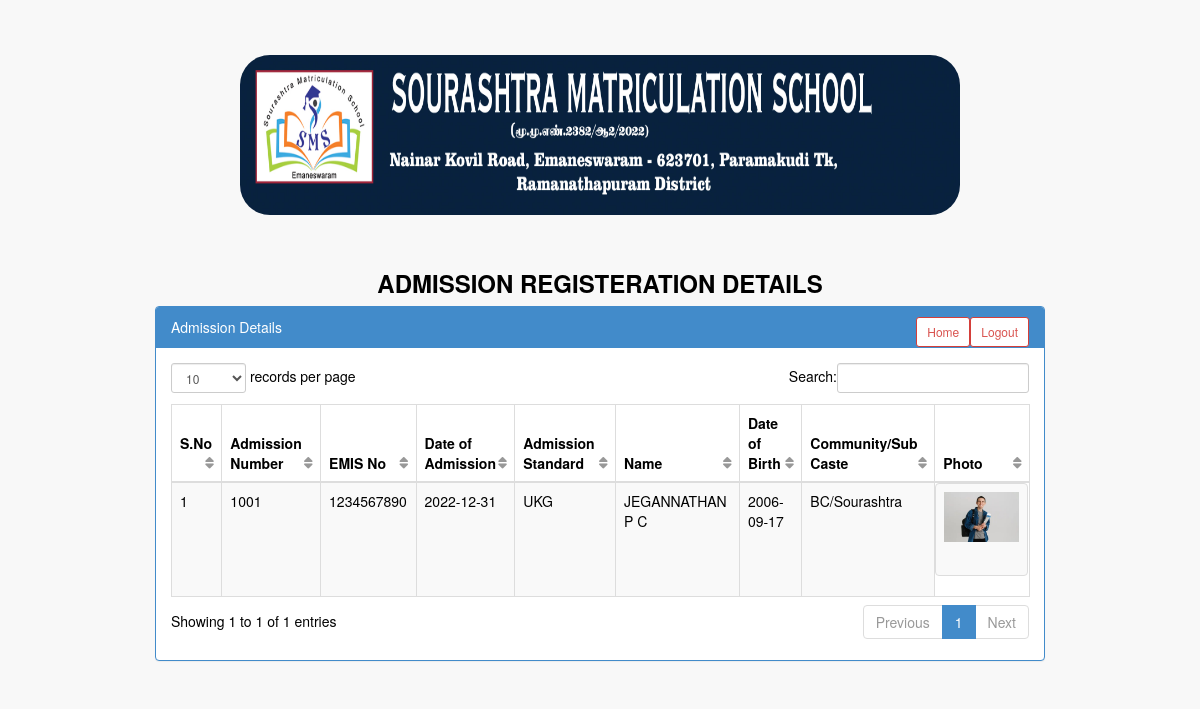
The app's page /adminview.php (signed in) with its own data.
### tables this page shows
CREATE TABLE `register` (
  `id` int(11) NOT NULL,
  `adno` varchar(250) NOT NULL,
  `ayear` varchar(250) NOT NULL,
  `emisno` varchar(250) NOT NULL,
  `std` varchar(100) NOT NULL,
  `doa` date NOT NULL,
  `astandard` varchar(255) NOT NULL,
  `name` varchar(250) NOT NULL,
  `name1` varchar(100) NOT NULL,
  `fname` varchar(100) NOT NULL,
  `fname1` varchar(100) NOT NULL,
  `mname` varchar(100) NOT NULL,
  `mname1` varchar(100) NOT NULL,
  `gender` varchar(250) NOT NULL,
  `dob` date NOT NULL,
  `comm` varchar(250) NOT NULL,
  `subc` varchar(250) NOT NULL,
  `pschool` varchar(250) NOT NULL,
  `national` varchar(250) NOT NULL,
  `religion` varchar(250) NOT NULL,
  `dist` varchar(250) NOT NULL,
  `van` varchar(250) NOT NULL,
  `bg` varchar(250) NOT NULL,
  `occ` varchar(250) NOT NULL,
  `income` varchar(250) NOT NULL,
  `address` varchar(1000) NOT NULL,
  `mobileno` varchar(250) NOT NULL,
  `tags` varchar(250) NOT NULL,
  `photo` varchar(250) NOT NULL,
  `status` varchar(250) NOT NULL,
  `timestamp` varchar(250) NOT NULL
);

### adminview.php (the view, shortened to what this page needs)
<?php session_start();
if(isset($_SESSION['login_user']))
{
include("includes/db.conn.php");
?>
<!DOCTYPE html>
 <html lang="en">
<head>
    <link rel="stylesheet" href="assets/plugins/bootstrap/css/bootstrap.css" />
    <link rel="stylesheet" href="assets/plugins/Font-Awesome/css/font-awesome.css" />
    <link rel="stylesheet" href="assets/plugins/bootstrap/css/bootstrap.css" />
    <link rel="stylesheet" href="assets/css/main.css" />
    <link rel="stylesheet" href="assets/css/theme.css" />
    <link rel="stylesheet" href="assets/css/MoneAdmin.css" />
    <link rel="stylesheet" href="assets/plugins/Font-Awesome/css/font-awesome.css" />
 <link href="assets/css/jquery-ui.css" rel="stylesheet" />
<link rel="stylesheet" href="assets/plugins/uniform/themes/default/css/uniform.default.css" />
<link rel="stylesheet" href="assets/plugins/inputlimiter/jquery.inputlimiter.1.0.css" />
<link rel="stylesheet" href="assets/plugins/chosen/chosen.min.css" />
<link rel="stylesheet" href="assets/plugins/colorpicker/css/colorpicker.css" />
<link rel="stylesheet" href="assets/plugins/tagsinput/jquery.tagsinput.css" />
<link rel="stylesheet" href="assets/plugins/daterangepicker/daterangepicker-bs3.css" />
<link rel="stylesheet" href="assets/plugins/datepicker/css/datepicker.css" />
<link rel="stylesheet" href="assets/plugins/timepicker/css/bootstrap-timepicker.min.css" />
<link rel="stylesheet" href="assets/plugins/switch/static/stylesheets/bootstrap-switch.css" />
<link rel="stylesheet" href="assets/css/bootstrap-fileupload.min.css" />
<link href="assets/plugins/dataTables/dataTables.bootstrap.css" rel="stylesheet" />
	 <link rel="stylesheet" href="assets/css/countdown.css" />
</head>
<body >
            <?php include("header.php"); ?>
	<div id="main">
      <div class="container">
<div class="row">
                <div class="col-lg-12">
					<center><h3><b>ADMISSION REGISTERATION DETAILS</b> </h3></center>
				 <div class="panel panel-primary">
                        <div class="panel-heading">
                            Admission Details
							<a class="btn btn-danger btn-sm btn-line" style="float:right!important;" href="logout.php">Logout</a>
							<a class="btn btn-danger btn-sm btn-line" style="float:right!important;" href="home.php">Home</a> &nbsp;&nbsp;&nbsp;&nbsp;&nbsp;
                        </div>
                        <div class="panel-body">
                            <div class="table-responsive">
                                <table class="table table-striped table-bordered table-hover" id="dataTables-example">
                                    <thead>
                                        <tr>
                                            <th>S.No</th>
											<th>Admission Number</th>
                                            <th>EMIS No</th>
											<th>Date of Admission</th>
											<th>Admission Standard</th>
                                            <th>Name</th>
                                            <th>Date of Birth</th>
											<th>Community/Sub Caste</th>
											<th>Photo</th>
                                        </tr>
                                    </thead>
                                    <tbody>
									   <?php
											$result = mysqli_query($conn,"SELECT * FROM register");
												$sno=1;
												while($row = mysqli_fetch_array($result))
											  {
											  echo "<tr class='odd'> ";
                                              echo "<td>".$sno."</td>";
											  echo "<td>".$row['adno']."</td>";
                                              echo "<td>".$row['emisno']."</td>";
											  echo "<td>".$row['doa']."</td>";
											  echo "<td>".$row['std']."</td>";
											  echo "<td>".$row['name']."</td>";
											  echo "<td>".$row['dob']."</td>";
											  echo "<td>".$row['comm']."/".$row['subc']."</td>";
											  echo "<td class='fileupload-new thumbnail' style='height:75px!important; width:75px!important;' ><img src='".$row['photo']."'></td>";
											  echo "</tr>";
											 $sno++;
											 }
											  ?>
                                    </tbody>
                                </table>
                            </div>
                        </div>
                    </div>
                </div>
            </div>
      </div>
    </div>
</body>
</html>
<?php
}
else {
header("Location:index.php");
}
?>

### header.php (shortened to what this page needs)
<header>
    <div class="header-banner">
        <img style="border-radius:30px; height:20vh; width:60vw;" src="assets/img/head1.jpg">
    </div>
</header>

### assets/css/main.css (style rules this page uses)
@media (min-width: 768px) { html, body { height: 100%; } }
.btn-line.btn-danger { color: #d9534f; background-color: #fff; border-color: #d43f3a; }

### assets/css/MoneAdmin.css (style rules this page uses)
body { background-color: #f8f8f8; }
table.dataTable thead .sorting, table.dataTable thead .sorting_asc:after, table.dataTable thead .sorting_desc, table.dataTable thead .sorting_asc_disabled, table.dataTable thead .sorting_desc_disabled { background: transparent; }
table.dataTable thead .sorting_asc:after { content: "\f0de"; float: right; font-family: fontawesome; }
table.dataTable thead .sorting:after { content: "\f0dc"; float: right; font-family: fontawesome; color: rgba(50,50,50,.5); }

### assets/css/countdown.css (style rules this page uses)
body { padding-top: 40px; color:#000000; }
#main { width: 80%; position: relative; margin: 0 auto; padding: 20px 20px 0; }

### header.php (style rules this page uses)
.header-banner { color: white; padding: 15px; text-align: center; height: 200vm; }

### records on screen
register: adno "1001", emisno "1234567890", doa "2022-12-31", std "UKG", name "JEGANNATHAN P C", dob "2006-09-17", comm "BC", subc "Sourashtra", photo (picture)
